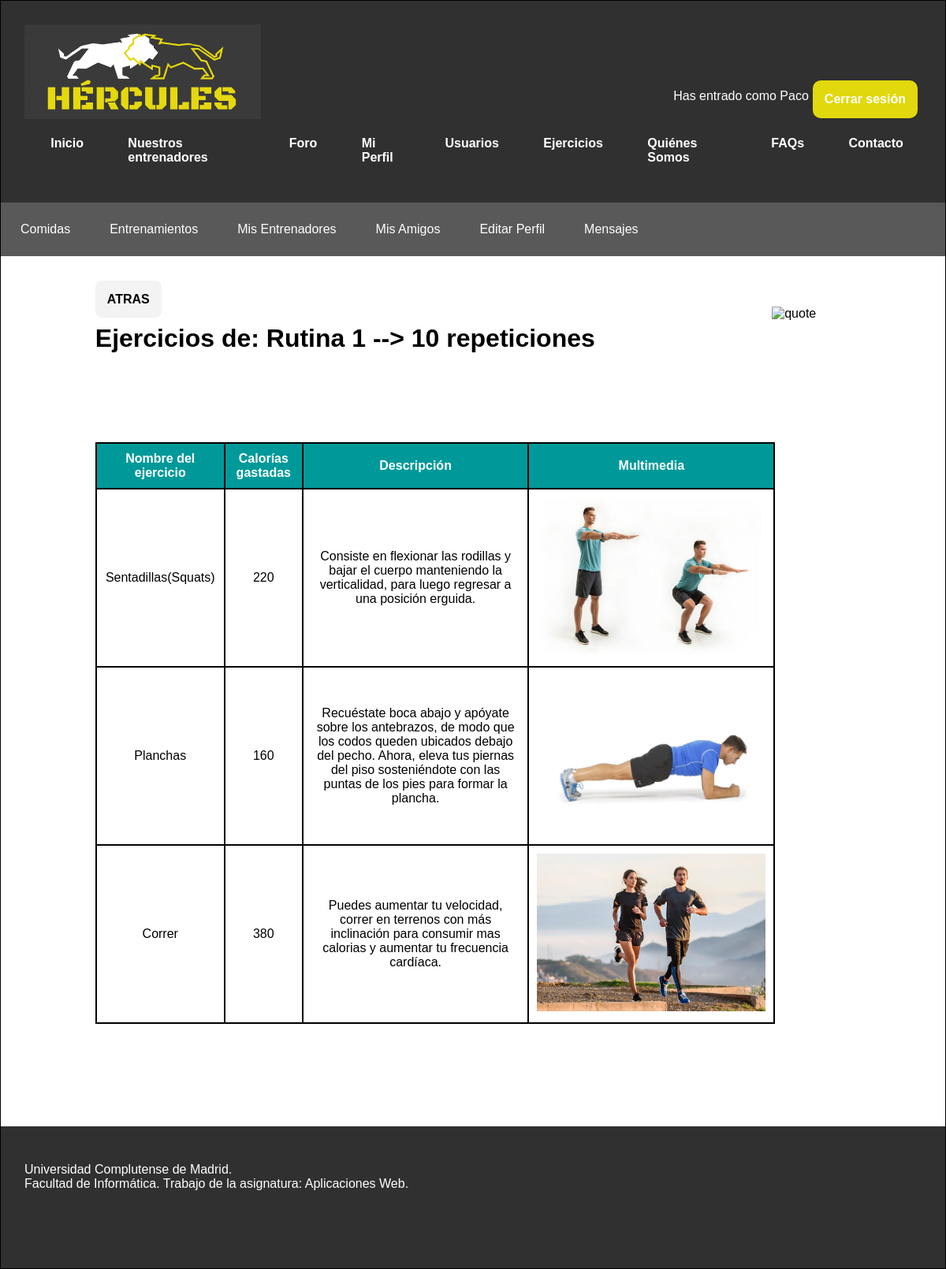
/miPerfilEntrenamientosVerDetalle.php?entrenamiento=3 (signed in), run on the app's committed database.
### tables this page shows
CREATE TABLE `entrenamiento` (
  `idEntrenamiento` int(10) NOT NULL,
  `idUsuarioEntrenador` int(10) NOT NULL,
  `nombre` varchar(25) NOT NULL,
  `fecha` date NOT NULL,
  `repeticiones` int(2) NOT NULL
);

CREATE TABLE `entrenamientoejercicio` (
  `idEntrenamiento` int(10) NOT NULL,
  `idEjercicio` int(10) NOT NULL
);

CREATE TABLE `ejercicio` (
  `idEjercicio` int(10) NOT NULL,
  `nombre` varchar(25) NOT NULL,
  `caloriasGastadas` int(4) UNSIGNED NOT NULL,
  `tipo` varchar(25) NOT NULL,
  `descripcion` text NOT NULL,
  `multimedia` varchar(255) DEFAULT NULL
);

### includes/DAOs/DAO.php (called while the page is built, shortened)
<?php
class DAO {
    private $servername = "localhost";
    private $username = "hercules";
    private $password = "iG8hC62acnPrvIeU";
    private $dbname = "hercules";
    private $mysqli = null;
    public function __construct(){
        if(!$this->mysqli){
            $this->mysqli = new mysqli($this->servername, $this->username, $this->password, $this->dbname);
        }
    }
    protected function consultarv2($sql){
        if ($sql != "") {
            $consulta = $this->mysqli->query($sql) or die ($this->mysqli->error. " en la linea ".(__LINE__-1));
            $tablaDatos = array();
            if (substr($sql, 0, 6) == "SELECT") {
                if ($consulta) {
                    while ($fila = mysqli_fetch_assoc($consulta)){
                        array_push($tablaDatos, $fila);
                    }
                }
            }
            return $tablaDatos;
        }
        else {
            return 0;
        }
    }
    protected function consultar($sql){
        return $this->mysqli->query($sql);
    }
}

### includes/controller.php (called while the page is built, shortened)
<?php
require_once(__DIR__ . '/DAOs/entrenamientoDAO.php');
require_once(__DIR__ . '/DAOs/ejercicioDAO.php');
class controller{
    private $entrenamientoDAO;
    private $ejercicioDAO;
    private static $instance = null;
    public function __construct(){
        $this->entrenamientoDAO = new entrenamientoDAO();
        $this->ejercicioDAO = new ejercicioDAO();
    }
     public static function getInstance() {
        if (null === self::$instance) {
            self::$instance = new self();
        }
        return self::$instance;
    }
    public function cargarEntrenamiento($idEntrenamiento){
        return $consulta = $this->entrenamientoDAO->cargarEntrenamiento($idEntrenamiento);
    }
    public function listarEntrenamientoEjercicio($idEntrenamiento){
        return $this->ejercicioDAO->listarEntrenamientoEjercicio($idEntrenamiento);
    }
    public function cargarEjercicio($idEjercicio){
        return $this->ejercicioDAO->cargarEjercicio($idEjercicio);
    }
}

### includes/config.php (called while the page is built, shortened)
<?php
require_once __DIR__.'/controller.php';
$ctrl = controller::getInstance();

### includes/DAOs/entrenamientoDAO.php (called while the page is built, shortened)
<?php
require_once(__DIR__.'/DAO.php');
require_once(__DIR__.'/../TOs/entrenamientoTO.php');
class entrenamientoDAO extends DAO{
     public function cargarEntrenamiento($idEntrenamiento){
        $entrenamiento = new entrenamientoTO($idEntrenamiento);
        $query = "SELECT * FROM entrenamiento WHERE idEntrenamiento = '". $idEntrenamiento ."'";
        $res = $this->consultar($query);
        if ($res) {
            $row = $res->fetch_assoc();
            $entrenamiento->setIdEntrenamiento($idEntrenamiento);
            $entrenamiento->setIdUsuarioEntrenador($row["idUsuarioEntrenador"]);
            $entrenamiento->setNombre($row["nombre"]);
            $entrenamiento->setFecha($row["fecha"]);
            $entrenamiento->setRepeticiones($row["repeticiones"]);
            return $entrenamiento;
        } else{
            echo "No entra";
            return null;
        }
    }
}

### includes/TOs/entrenamientoTO.php (called while the page is built, shortened)
<?php
class entrenamientoTO {
    private $nombre;
    private $repeticiones;
     public function __construct($idEntrenamiento = null, $idUsuarioEntrenador = null,
                                $nombre = null, $fecha= null, $repeticiones = null){
      $this->nombre = $nombre;
      $this->repeticiones = $repeticiones;
    }
    public function getNombre()
    {
        return $this->nombre;
    }
    public function setNombre($nombre)
    {
        $this->nombre = $nombre;
    }
    public function getRepeticiones()
    {
        return $this->repeticiones;
    }
    public function setRepeticiones($repeticiones)
    {
        $this->repeticiones = $repeticiones;
    }
}

### includes/DAOs/ejercicioDAO.php (called while the page is built, shortened)
<?php
require_once(__DIR__.'/DAO.php');
require_once(__DIR__.'/../TOs/ejercicioTO.php');
class ejercicioDAO extends DAO
{
    public function listarEntrenamientoEjercicio($idEntrenamiento)
    {
        $query= "SELECT idEjercicio FROM entrenamientoejercicio where idEntrenamiento = '".$idEntrenamiento."'";
        return $this->consultarv2($query);
    }
    public function cargarEjercicio($idEjercicio)
    {
        $query = "SELECT * FROM ejercicio WHERE idEjercicio = '". $idEjercicio ."'";
        $res = $this->consultar($query);
        $fila = $res->fetch_assoc();
        $ejercicio = new ejercicioTO();
        $ejercicio->setIdEjercicio($fila['idEjercicio']);
        $ejercicio->setNombre($fila['nombre']);
        $ejercicio->setCaloriasGastadas($fila['caloriasGastadas']);
        $ejercicio->setTipo($fila['tipo']);
        $ejercicio->setDescripcion($fila['descripcion']);
        $ejercicio->setMultimedia($fila['multimedia']);
        return $ejercicio;
    }
}

### includes/TOs/ejercicioTO.php (called while the page is built, shortened)
<?php
class ejercicioTO {
	private $nombre;
    private $caloriasGastadas;
    private $descripcion;
    private $multimedia;
    public function __construct($idEjercicio  = null , $nombre = null,
                                $caloriasGastadas = null, $tipo = null,
                                $descripcion = null, $multimedia = null){
      $this->nombre = $nombre;
      $this->caloriasGastadas = $caloriasGastadas;
      $this->descripcion = $descripcion;
      $this->multimedia = $multimedia;
    }
    public function getNombre()
    {
        return $this->nombre;
    }
    public function setNombre($nombre)
    {
        $this->nombre = $nombre;
    }
    public function getCaloriasGastadas()
    {
        return $this->caloriasGastadas;
    }
    public function setCaloriasGastadas($caloriasGastadas)
    {
        $this->caloriasGastadas = $caloriasGastadas;
    }
    public function getDescripcion()
    {
        return $this->descripcion;
    }
    public function setDescripcion($descripcion)
    {
        $this->descripcion = $descripcion;
    }
    public function getMultimedia()
    {
        return $this->multimedia;
    }
    public function setMultimedia($multimedia)
    {
        $this->multimedia = $multimedia;
    }
}

### miPerfilEntrenamientosVerDetalle.php (the view, shortened to what this page needs)
<?php
	require_once 'includes/config.php';
?>
<!DOCTYPE html>
<html>
<head>
	<link rel="stylesheet" type="text/css" href="includes/css/estilo.css" />
	<link rel="stylesheet" type="text/css" href="includes/css/estiloEntrenamientos.css" />
</head>
<body>
<div id="contenedor">
	<?php
		require('includes/comun/cabecera.php');
		require('miPerfilCabecera.php');
	?>
	<div id="contenido">
		<div class="boton-volver">
			<?php
    		    echo '<a href="miPerfilEntrenamientosVer.php?idCliente='.$_GET['cliente'].'">ATRAS</a>';
    		?>
		</div>
			<?php
			if(isset($_GET['entrenamiento'])){
				$entrenamiento = $ctrl->cargarEntrenamiento($_GET['entrenamiento']);
				$idEjercicio = $ctrl->listarEntrenamientoEjercicio($_GET['entrenamiento']);
				echo '<h1 class="tituloEntrenamiento">Ejercicios de: '.$entrenamiento->getNombre().' --> '.$entrenamiento->getRepeticiones().' repeticiones</h1>';
				echo '<img src="https://i.pinimg.com/originals/d0/a2/83/d0a2839695fbbf7f760b4aeabee30957.gif" alt="quote" class= "gif" />';
				if(count($idEjercicio) > 0){
					echo '<table class="tablaEntrenamientos">';
								echo '<thead><tr>'.'<th>Nombre del ejercicio</th>'.'<th>Calorías gastadas</th>'.'<th>Descripción</th>'.'<th>Multimedia</th>'.'</tr></thead>';
								foreach ($idEjercicio as $value) {
									echo '<tr>';
										$ejercicio = $ctrl->cargarEjercicio($value['idEjercicio']);
										echo '<td>'.$ejercicio->getNombre().'</td>';
										echo '<td>'.$ejercicio->getCaloriasGastadas().'</td>';
										echo '<td>'.$ejercicio->getDescripcion().'</td>';
										echo '<td>'.'<img src='.$ejercicio->getMultimedia().' alt="foto" class= "fotos" />'.'</td>';
									echo '</tr>';
								}
					echo '</table>';
				}else{
					echo '<p>No tienes ejercicios.</p>';
				}
			}
			?>
	</div>
	<?php
		require('includes/comun/pie.php');
	?>
</div>
</body>
</html>

### includes/css/estilo.css (style rules this page uses)
body { width: 100%; font-family: "Trebuchet MS", Helvetica, sans-serif; margin: 0; padding: 0; background-color: white; }
div#contenedor { margin: auto; border: 1px solid black; background-color: white; width: auto; min-width: min-content; max-width:none; }
div#contenido { padding-top: 30px; padding-bottom: 30px; min-height: 500px; width: 80%; margin-left: 10%; background-color: white; overflow:auto; }
h1 { text-align: center; }
div#contenido .boton-volver a { cursor:pointer; text-decoration:none; border: 0; color: black; background-color: #f3f3f3; opacity: 1.5; margin-top: 20px; padding: 15px; width: 15%; font-size: 16px; font-weight: 600; border-radius: 8px; text-align: center; }

### includes/css/estiloEntrenamientos.css (style rules this page uses)
table { max-width: 90%; background-color: white; text-align: center; border-collapse: collapse; margin-bottom: 100px; margin-top: 22px; clear: both; float:left; min-width: auto; }
th, td { border: solid 2px black; padding: 10px; }
thead { background-color: #009999; color: white; }
.gif { float: right; width: 100px; height: 150px; }
h1.tituloEntrenamiento { float: left; width: 80%; text-align: left; }
.fotos { width: 290px; height: 200px; }

### data on the page
entrenamiento: nombre "Rutina 1", repeticiones "10"
entrenamientoejercicio: idEjercicio.nombre "Sentadillas(Squats)", idEjercicio.caloriasGastadas "220", idEjercicio.descripcion "Consiste en flexionar las rodillas y bajar el cuerpo manteniendo la verticalidad, para luego regresar a una posición erguida.", idEjercicio.multimedia (picture)
entrenamientoejercicio: idEjercicio.nombre "Planchas", idEjercicio.caloriasGastadas "160", idEjercicio.descripcion "Recuéstate boca abajo y apóyate sobre los antebrazos, de modo que los codos queden ubicados debajo del pecho. Ahora, eleva tus piernas del piso sosteniéndote con las puntas de los pies para formar la plancha.", idEjercicio.multimedia (picture)
entrenamientoejercicio: idEjercicio.nombre "Correr", idEjercicio.caloriasGastadas "380", idEjercicio.descripcion "Puedes aumentar tu velocidad, correr en terrenos con más inclinación para consumir mas calorias y aumentar tu frecuencia cardíaca.", idEjercicio.multimedia (picture)

### other printed values
$_SESSION['usuario']->getNombre() "Paco"
